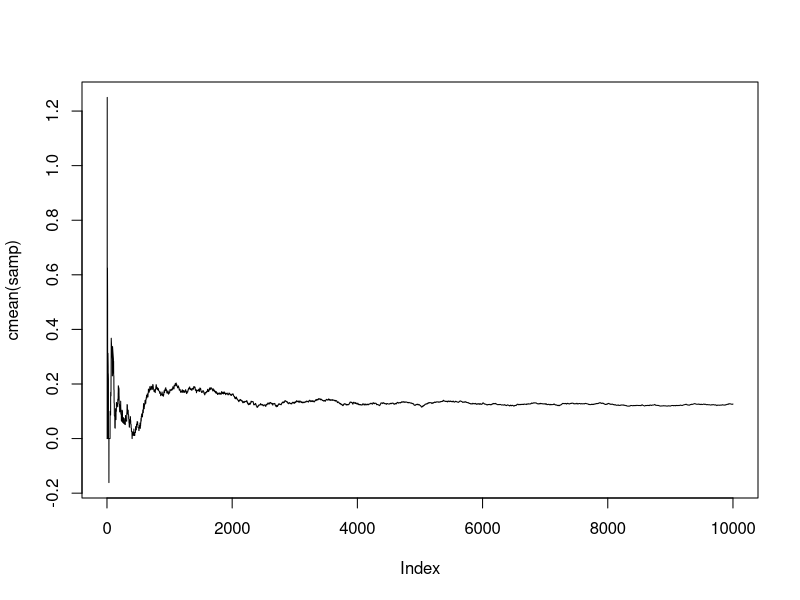
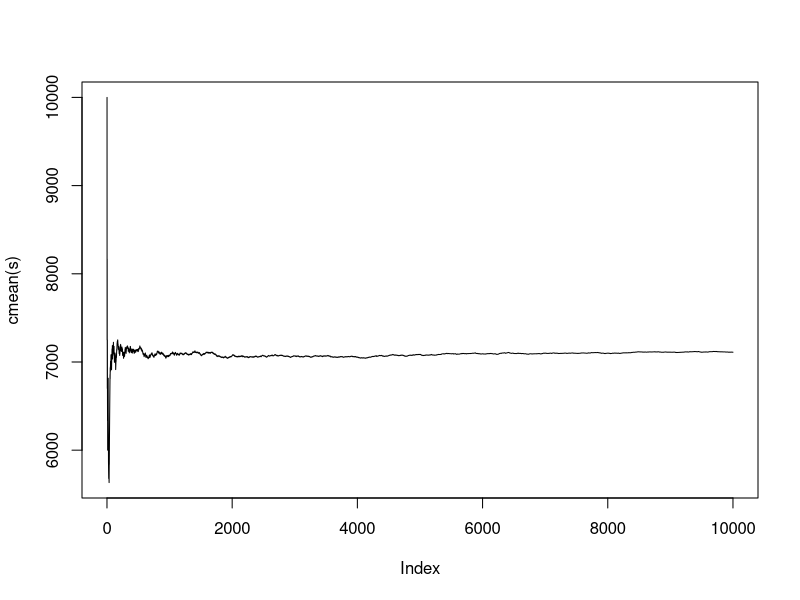
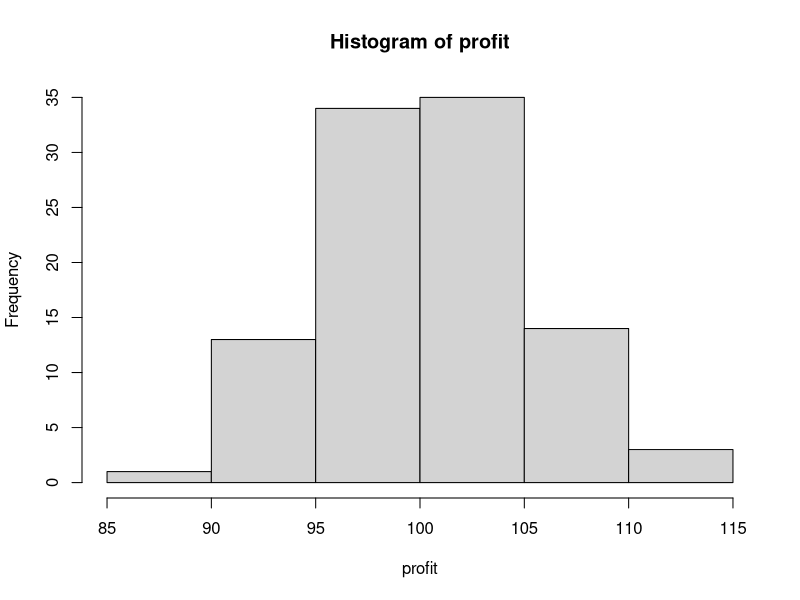
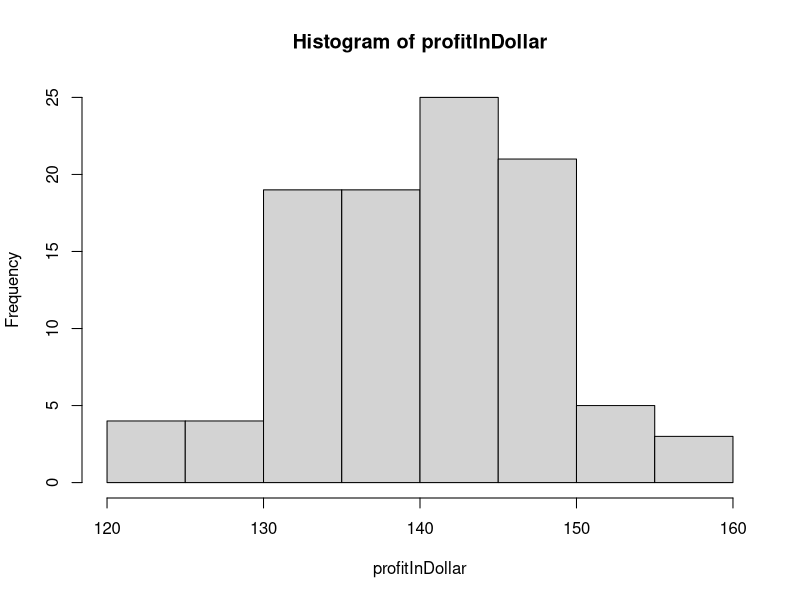
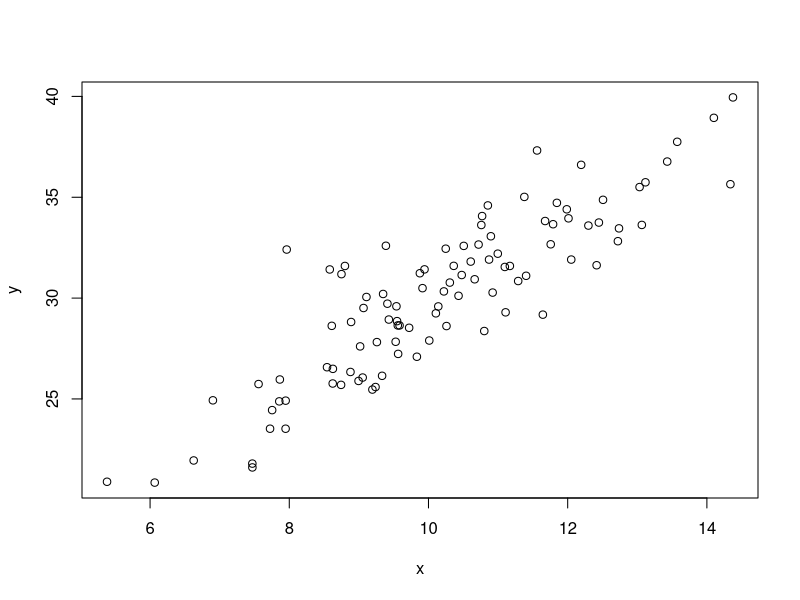
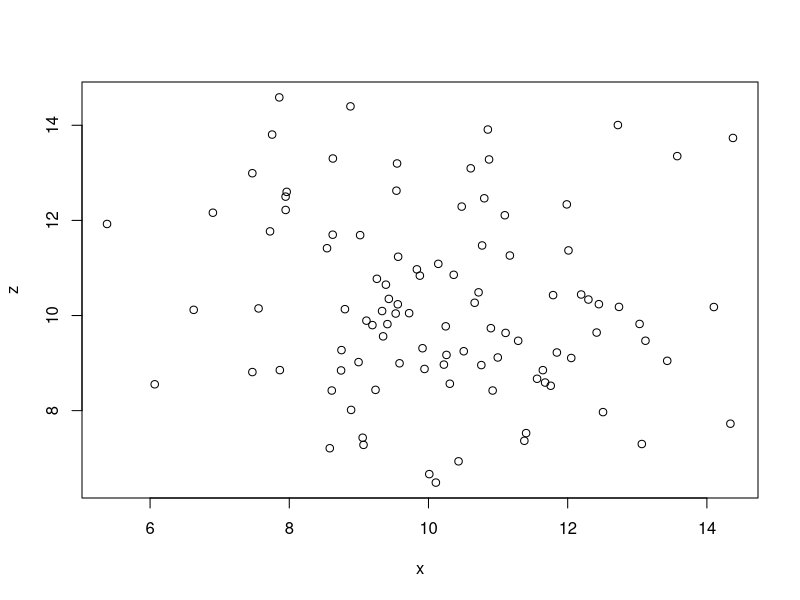

Write the R code that produced these figures, in order. (Note: this script raises an error after producing the figures.)
## ---- chunk 1
#IBM Shares example
set.seed(123)
n = 10000
x <- c(5,0,-5)
px <- c(0.11,0.8,0.09)
samp = sample(x,n,px,replace = TRUE)
mn <- mean(samp)
paste("mean:",mn)
paste("Standard deviation:",sd(samp))
cmn <- c()
cmean <- function(data) {
  cmn <- cumsum(data)/seq_along(data)
}
plot(cmean(samp),type='l')
## ---- chunk 2
#Chepo Comp example
set.seed(123)
n = 10000
x = c(-1000,4500,10000)
px = c(12/210,88/210,110/210)
s <- sample(x,n,px,replace = TRUE)
paste("Mean:", mean(s)) 
paste("Standard Deviation:", sd(s)) 
plot(cmean(s),type='l')

## ---- chunk 3
# Euro to Dollar
# Sales avg is 10 million Euro each month
# Exchange Rate 1.4 $/Euro, but fluctuates
# Dollar value of Sales next mnth ?

# profit in Euro is 100,000 on average with stdev of 5,000 Euro, 
# and it is normally distributed. 
set.seed(123)
n = 100
profit <- rnorm(n, 100, 5)
paste("SD Profit",sd(profit))
paste("SD Profit in Dollar",mean(profit))

exchangeRate = rnorm(n, 1.4, 0.05)

# exchange rate is not constat. It is normally distributed with 
# mean= 1.4 and sd = 0.05
profitInDollar = exchangeRate*profit

paste("Mean Profit in Dollar",mean(profitInDollar))

paste("SD Profit in Dollar",sd(profitInDollar))
paste("SD Profit",sd(profit)*1.4)
hist(profit)
hist(profitInDollar)
## ---- chunk 4

set.seed(123)
# Question: If X and Y are dependent, What is Var(X+Y)
n = 100
#normal with mean = 10 and sd = 2
x <- rnorm(n,10,2)
# Y is dependent to X
y <- 10 + 2*x + rnorm(n, 0, 2)
plot(x,y)
paste("Cov(x,y):",cov(x,y))
paste("Cor(x,y):",cor(x,y))
#normal with mean = 10 and sd = 2
z = rnorm(n, 10, 2) 
plot(x,z)
paste("Cov(x,z):",cov(x,z))
paste("Cor(x,z):",cor(x,z))

# What is Var(X+Y)? # X and Y are dependent
paste("Var(x+y): ",var(x+y))
paste("Var(x) + Var(y): ",(var(x)+var(y)))
paste("Var(x) + Var(y) + 2Cov(x,y): ",(var(x)+var(y)+2*cov(x,y)))

# What is Var(X+Z)? # X and Z are independent
paste("Var(x+z): ",var(x+z))
paste("Var(x) + Var(z): ",(var(x)+var(z)))


## ---- chunk 5
# Students with study time of normal(mean = 18, sd = 2)
set.seed(123)
n=100
study <- rnorm(n, 18, 2)
#study

gpa <-0.2*study +  rnorm(n, 0, 0.1)
#gpa

sal <- 5000*study + rnorm(n, 0, 20000)
#sal

paste("cov(study, gpa)", cov(study, gpa))
paste("cov(study, salary)", cov(study, salary))

paste("cor(study, gpa)", cor(study, gpa))
paste("cor(study, salary)", cor(study, salary))

plot(study, gpa)
plot(study, salary)
## ---- chunk 6
# Read data from crime.csv
crime = read.csv('crime(1).csv')
scaled.crime = data.frame(crime$STATE, scale(crime[,-1]))
library(dplyr)
filter(scaled.crime, scaled.crime$MURDER > 2, scaled.crime$RAPE > 2)
paste("Mean Scaled Murder:",round(mean(scaled.crime$MURDER), 10))
paste("SD Scaled Murder:",sd(scaled.crime$MURDER))

plot(scaled.crime$MURDER, scaled.crime$RAPE)
## ---- chunk 7
# Read the csv file
crime <- read.csv('crime(1).csv')

# To draw legend outside the plot area
par(xpd=TRUE)

plot(cex.main=0.8, crime$MURDER , 
     crime$RAPE, col=c("red","blue"),pch=c(1,2), 
     xlab = "Murder", ylab = "Rape")

# Add a legend
legend("bottomleft", 
       legend = c("Murder", "Rape"), 
       col = c("red","blue"), 
       pch = c(1,2), 
       bty = "o", 
       cex = 1, 
       text.col = "black", 
       horiz = F,
       inset = c(0, 1.1),
       pt.cex = 1)


cov(crime$MURDER,crime$RAPE)
#25.013

cor(crime$MURDER,crime$RAPE)
#0.60122

## ---- chunk 8
# Convert data to Zscore using scale() function
scaled.crime = data.frame(crime$STATE, scale(crime[,-1]))

library(dplyr)

#Mean of Z-score converted Murder data
m <- mean(scaled.crime$MURDER)
round(m,10)

#Mean of Z-score converted Rape data
rm <- mean(scaled.crime$RAPE)
round(m,10)

#Standard Deviation of Z-score converted Murder data
sd <- sd(scaled.crime$MURDER)
sd

#Standard Deviation of Z-score converted Rape data
sdr <- sd(scaled.crime$RAPE)
round(sdr,10)

plot(cex.main=0.8, scaled.crime$MURDER,
     scaled.crime$RAPE,col=c("red","blue"),pch=c(1,2), 
     xlab = "Murder", ylab = "Rape")

# Add a legend
legend("bottomleft", 
       legend = c("Murder", "Rape"), 
       col = c("red","blue"), 
       pch = c(1,2), 
       bty = "o", 
       cex = 1, 
       text.col = "black", 
       horiz = F,
       inset = c(0, 1.1),
       pt.cex = 1)

cov(scaled.crime$MURDER,scaled.crime$RAPE)
#0.60122

cor(scaled.crime$MURDER,scaled.crime$RAPE)
#0.60122

## ---- chunk 9
x1 <- 1:6
x2 <- 1:6
Ey = mean(x1)*mean(1/x2)
Ey


# Or

y = c()
for(i in x1)
  for(j in x2)
    y = c(y,i/j)
y

mean(y)

xi <- seq(0,72,12)

x1i = sample(x1, 100,replace=TRUE)
x2i = sample(x2, 100,replace=TRUE)
y1i =x1i/x2i
cummean=function(data)  {
  cumsum = (data)/seq_along(data)
}
a = cummean(y1i)
plot(cummean(y1i), type='l', col="red")

x3i = sample(x1, 10000,replace=TRUE) 
x4i = sample(x2, 10000,replace=TRUE) 
y2i =x3i/x4i
cummean=function(data)  {
  cumsum = (data)/seq_along(data)
}
b = cummean(y2i)

plot(main="n = 100", a, type='l', col="red", xlab="y", ylab="n")
plot(main="n = 10000", b, type='l', col="green", xlab="n", ylab="y")


